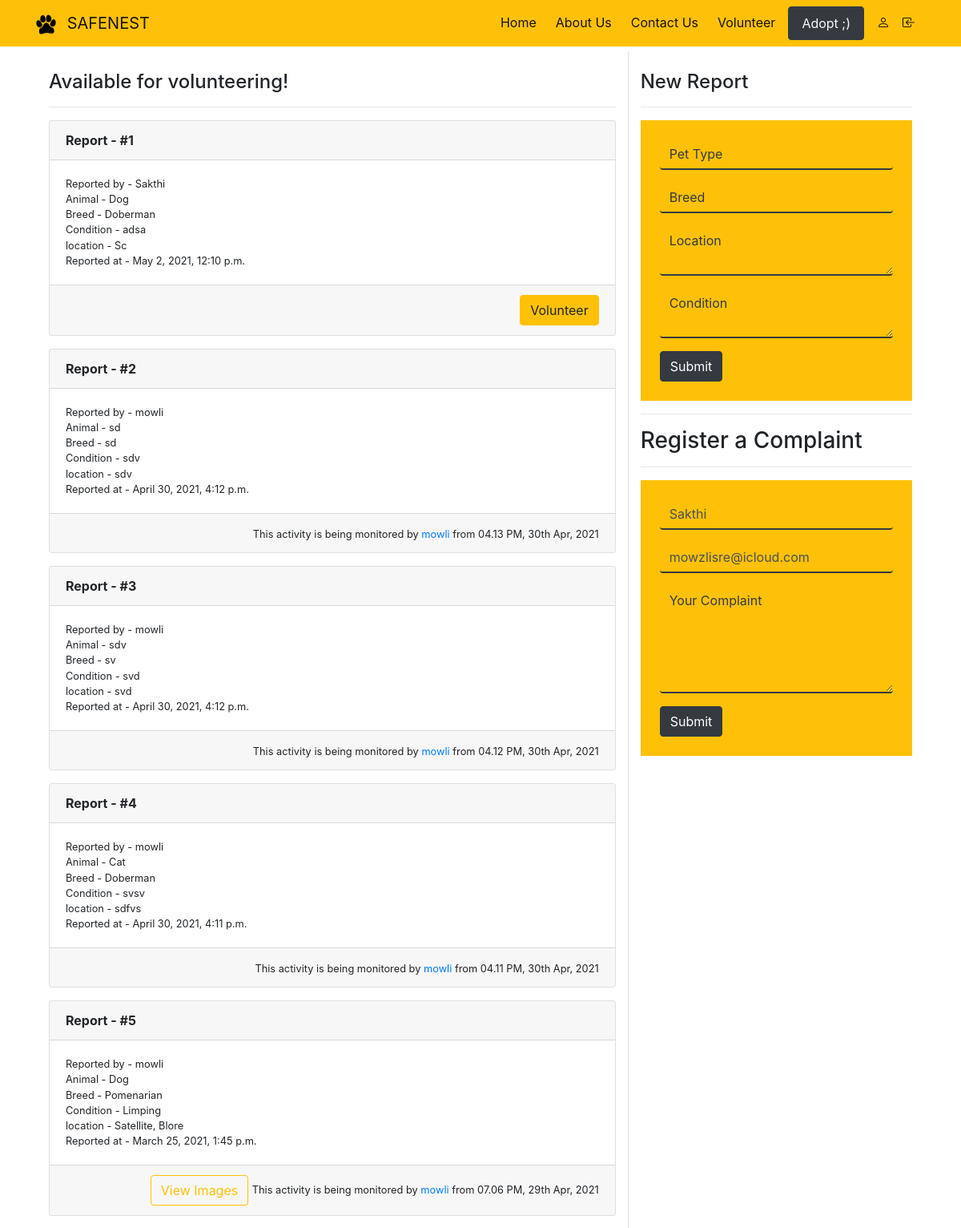
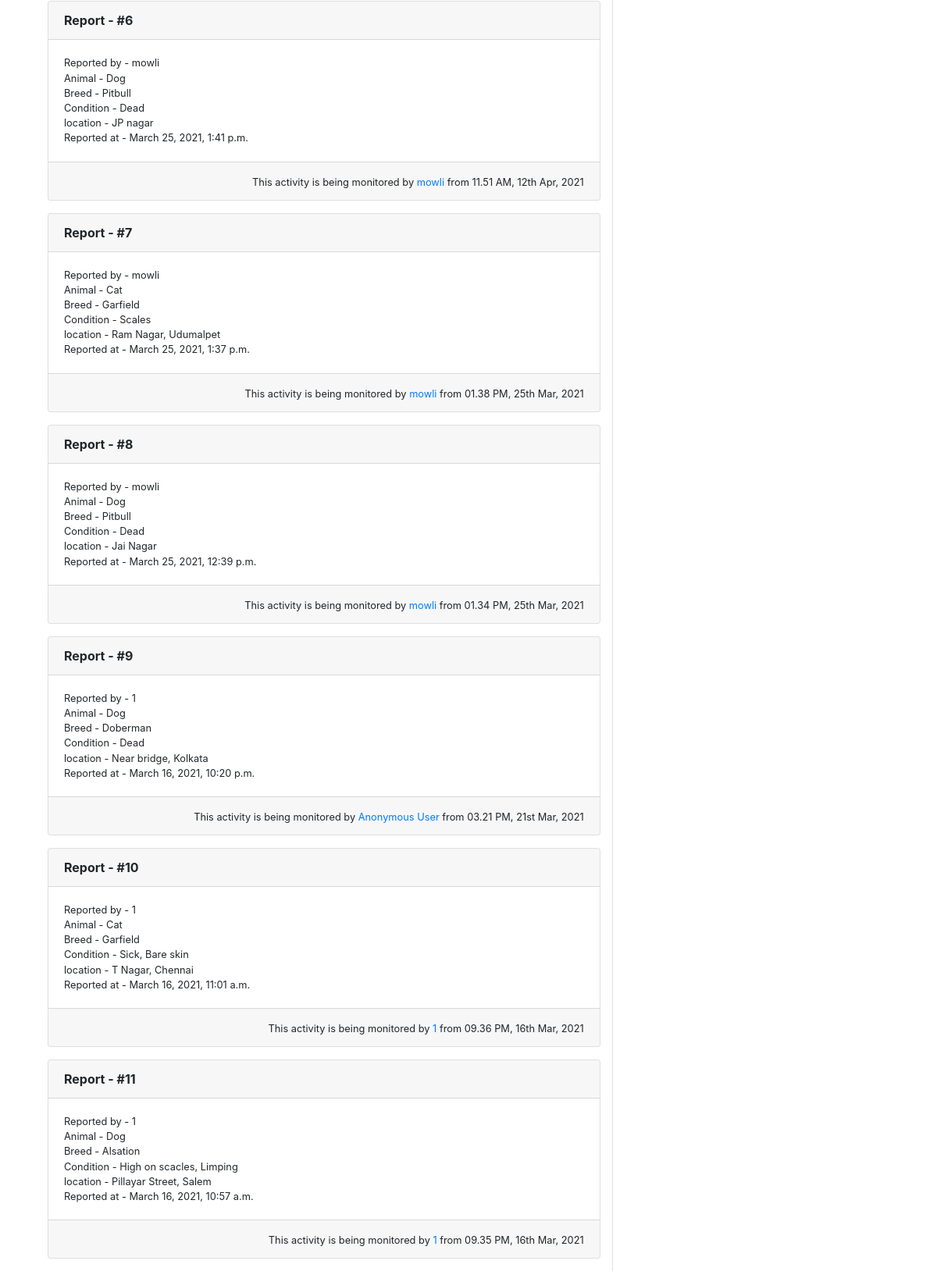
Screenshot of /volunteer (signed in, upper part) with the database file from the repository (2 pictures, top to bottom).
### app/models.py (models this page shows, shortened)
class Activity(models.Model):
    pet = models.CharField(max_length=255)
    breed = models.CharField(max_length=100)
    location = models.TextField()
    volunteer = models.CharField(max_length=255, blank=True)
    condition = models.TextField()
    images = models.TextField()
    status = models.BooleanField(default=False)
    reporter = models.CharField(max_length=255)
    timeStamp = models.DateTimeField(auto_now_add=True)
    actionStamp = models.DateTimeField(blank=True, null=True)
    closeStamp = models.DateTimeField(blank=True, null=True)
    class Meta:
        ordering = ['-timeStamp', '-actionStamp', '-closeStamp']

### app/views.py (the view)
# urls.py: path('volunteer', views.VolunteerHome.as_view(), name="volunteer-home"),
class VolunteerHome(View):
    def get(self, request):
        context = {
            "activities" : Activity.objects.all(),
        }
        return render(request, 'volunteer/home.html', context)

### app/templates/volunteer/home.html (shortened to what this page needs)
{% extends "base.html" %}
{% block content %}
  <div class="container mt-5 p-3">
      <div class="row m-0">
        <div class="col-8 border-right">
          <br>
          <h4>Available for volunteering!</h4>
          <hr>
          {% for activity in activities %}
            <div class="card mb-3">
              <div class="card-header">
                <b>Report - #{{forloop.counter}}</b>
              </div>
              <small class="card-body">
                Reported by  - {{activity.reporter}} <br>
                Animal - {{activity.pet}} <br>
                Breed - {{activity.breed}} <br>
                Condition - {{activity.condition}} <br>
                location - {{activity.location}} <br>
                Reported at - {{activity.timeStamp}}
              </small>
              <div class="card-footer text-right">
                {% if activity.images %}
                <button type="button" class="btn btn-outline-warning" data-toggle="modal" data-target="#galleryView{{forloop.counter}}">
                  View Images
                </button>
                {% endif %}
                {% if activity.status %}
                  Closed
                  {% else %}
                  {% if not activity.volunteer %}
                  {% if request.user.is_authenticated %}
                  <a href="/volunteer/self/{{activity.id}}" class="btn btn-warning">Volunteer</a>
                  {% else %}
                  <small class="x-small">Login Required to Volunteer</small>
                  {% endif %}
                  {% else %}
                  <small>This activity is being monitored by
                    <a href="">{{activity.volunteer}}</a> from {{activity.actionStamp|date:"h.i A, dS M, Y"}} </small>
                  {% endif %}
                {% endif %}
              </div>
            </div>
          {% endfor %}
        </div>
        <div class="col-4">
          <br>
          <div>
            <h4>New Report</h4>
            <hr>
            <form action="/volunteer/activity/new" method="POST" class="bg-warning p-3 p-md-4">
              <input type="text" class="form-control mb-3" name="pet" placeholder="Pet Type">
              <input type="text" class="form-control mb-3" name="breed" placeholder="Breed">
              <textarea type="text" class="form-control mb-3" name="location" placeholder="Location"></textarea>
              <textarea type="text" class="form-control mb-3" name="condition" placeholder="Condition"></textarea>
              <button type="submit" class="btn btn-dark">Submit</button>
            </form>
          </div>
          <hr>
          <div>
            <h3>Register a Complaint</h3>
            <hr>
            <form action="/complaint/new" method="POST" class="bg-warning p-3 p-md-4">
              <input type="text" class="form-control mb-3" name="name" placeholder="Your Name"
              {% if request.user.username %}
                value="{{request.user.username}}"
              {% endif %}>
              <input type="text" class="form-control mb-3" name="email" placeholder="Your Email"
              {% if request.user.email %}
                value="{{request.user.email}}"
              {% endif %}>
              <textarea type="text" class="form-control mb-3" name="complaint" placeholder="Your Complaint" rows="5"></textarea>
              <button type="submit" class="btn btn-dark">Submit</button>
            </form>
          </div>
        </div>
    </div>
  </div>
{% endblock content %}

### app/templates/base.html (style rules this page uses)
html { scroll-behavior: smooth; }
.form-control { background-color: #ffc107; border: none; border-bottom: 2px solid #343a40; }
.form-control::placeholder { color: #343a40; }

### rows the page displays
Activity: reporter "Sakthi", pet "Dog", breed "Doberman", condition "adsa", location "Sc", timeStamp "May 2, 2021, 12:10 p.m."
Activity: reporter "mowli", pet "sd", breed "sd", condition "sdv", location "sdv", timeStamp "April 30, 2021, 4:12 p.m.", volunteer "mowli", actionStamp "04.13 PM, 30th Apr, 2021"
Activity: reporter "mowli", pet "sdv", breed "sv", condition "svd", location "svd", timeStamp "April 30, 2021, 4:12 p.m.", volunteer "mowli", actionStamp "04.12 PM, 30th Apr, 2021"
Activity: reporter "mowli", pet "Cat", breed "Doberman", condition "svsv", location "sdfvs", timeStamp "April 30, 2021, 4:11 p.m.", volunteer "mowli", actionStamp "04.11 PM, 30th Apr, 2021"
Activity: reporter "mowli", pet "Dog", breed "Pomenarian", condition "Limping", location "Satellite, Blore", timeStamp "March 25, 2021, 1:45 p.m.", volunteer "mowli", actionStamp "07.06 PM, 29th Apr, 2021"
Activity: reporter "mowli", pet "Dog", breed "Pitbull", condition "Dead", location "JP nagar", timeStamp "March 25, 2021, 1:41 p.m.", volunteer "mowli", actionStamp "11.51 AM, 12th Apr, 2021"
Activity: reporter "mowli", pet "Cat", breed "Garfield", condition "Scales", location "Ram Nagar, Udumalpet", timeStamp "March 25, 2021, 1:37 p.m.", volunteer "mowli", actionStamp "01.38 PM, 25th Mar, 2021"
Activity: reporter "mowli", pet "Dog", breed "Pitbull", condition "Dead", location "Jai Nagar", timeStamp "March 25, 2021, 12:39 p.m.", volunteer "mowli", actionStamp "01.34 PM, 25th Mar, 2021"
Activity: reporter "1", pet "Dog", breed "Doberman", condition "Dead", location "Near bridge, Kolkata", timeStamp "March 16, 2021, 10:20 p.m.", volunteer "Anonymous User", actionStamp "03.21 PM, 21st Mar, 2021"
Activity: reporter "1", pet "Cat", breed "Garfield", condition "Sick, Bare skin", location "T Nagar, Chennai", timeStamp "March 16, 2021, 11:01 a.m.", volunteer "1", actionStamp "09.36 PM, 16th Mar, 2021"
Activity: reporter "1", pet "Dog", breed "Alsation", condition "High on scacles, Limping", location "Pillayar Street, Salem", timeStamp "March 16, 2021, 10:57 a.m.", volunteer "1", actionStamp "09.35 PM, 16th Mar, 2021"
